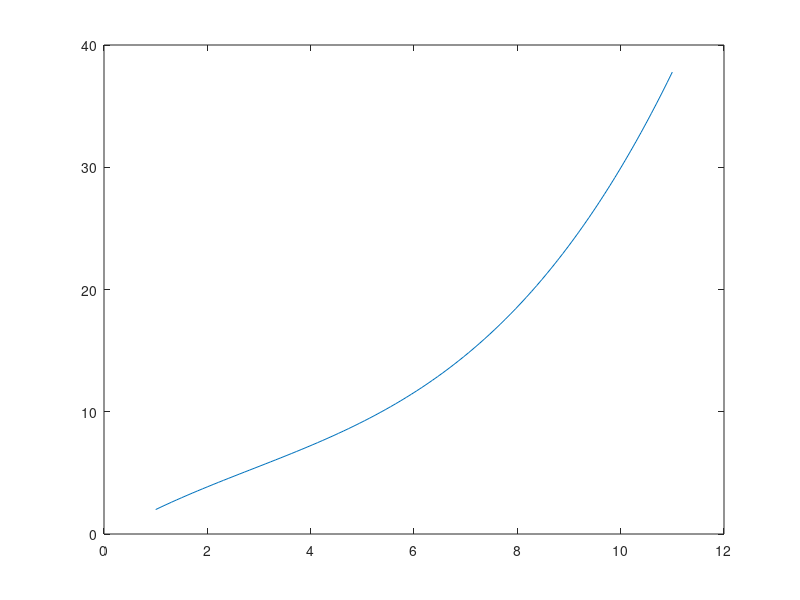

Here is the MATLAB script that generated this plot:
%function B=practice(x,y)
x=[1 5 9 11];
y=[2 10 12 15];
f=zeros(length(y),length(y));

 for j=1:length(y)
      f(1,j)=y(j);
 end
 
 
 for j=1:length(y)-1

 for i=1:length(y)-j
     f(j+1,i)=(f(j,i+1)-f(j,i))/(x(j+i)-x(i));

 end
 end
x=linspace(1,11,100);
y=f(1,1)+f(2,1).*(x-x(1))+f(3,1).*(x-x(1)).*(x-x(2))+f(4,1).*(x-x(1)).*(x-x(2)).*(x-x(3));
plot(x,y)



% for i=1:length(y)-1
%  
% f(j,i)=(y(i+1)-y(i))/(x(i+1)-x(i));
% 
% end
% end